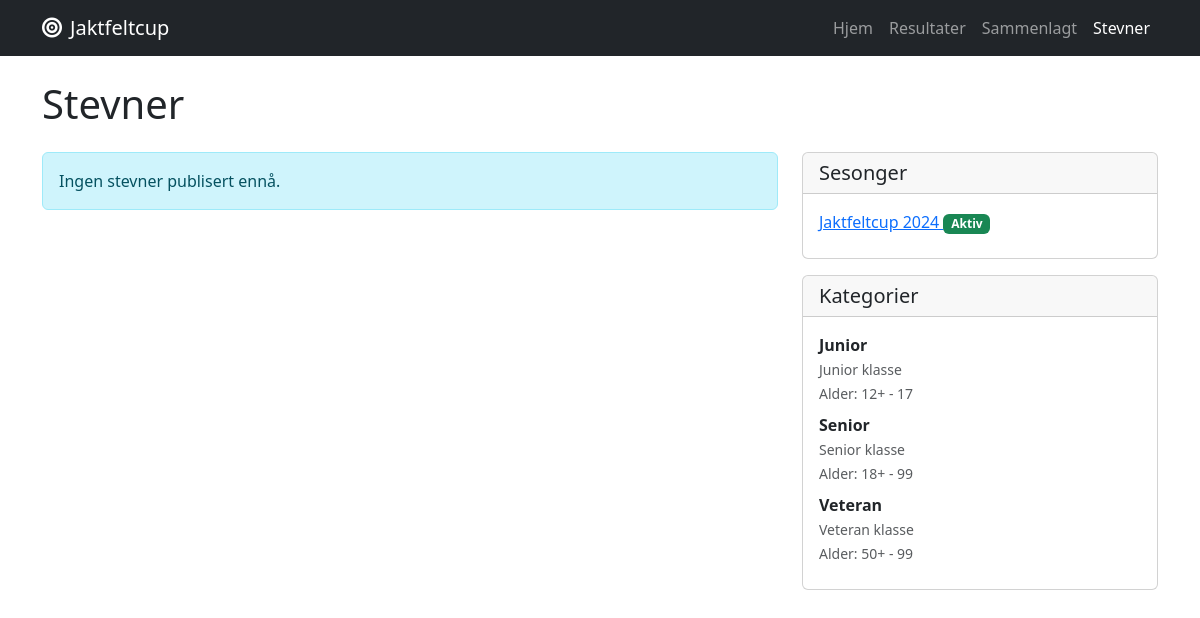
Page /competitions on the committed database.
### tables this page shows
CREATE TABLE seasons (
    id INT PRIMARY KEY AUTO_INCREMENT,
    name VARCHAR(100) NOT NULL,
    year YEAR NOT NULL,
    is_active BOOLEAN DEFAULT FALSE,
    start_date DATE,
    end_date DATE,
    created_at TIMESTAMP DEFAULT CURRENT_TIMESTAMP,
    UNIQUE KEY unique_year (year),
    INDEX idx_active (is_active)
);

CREATE TABLE categories (
    id INT PRIMARY KEY AUTO_INCREMENT,
    name VARCHAR(50) NOT NULL,
    description TEXT,
    min_age INT,
    max_age INT,
    weapon_type VARCHAR(50),
    is_active BOOLEAN DEFAULT TRUE,
    created_at TIMESTAMP DEFAULT CURRENT_TIMESTAMP,
    INDEX idx_active (is_active)
);

### config/config.php (called while the page is built, shortened)
<?php
$db_config = [
    'host' => 'localhost',
    'port' => 3306,
    'name' => 'jaktfeltcup',
    'user' => 'root',
    'password' => ''
];
$app_config = [
    'name' => 'Jaktfeltcup',
    'url' => 'http://localhost/jaktfeltcup',
    'base_url' => '/jaktfeltcup',
    'debug' => true,
    'session_lifetime' => 7200,
    'data_source' => 'json'
];
class Database {
    private $connection;
    private $config;
    public function __construct($config) {
        $this->config = $config;
    }
    private function connect() {
        $dsn = "mysql:host={$this->config['host']};port={$this->config['port']};dbname={$this->config['name']};charset=utf8mb4";
        try {
            $this->connection = new PDO($dsn, $this->config['user'], $this->config['password'], [
                PDO::ATTR_ERRMODE => PDO::ERRMODE_EXCEPTION,
                PDO::ATTR_DEFAULT_FETCH_MODE => PDO::FETCH_ASSOC,
                PDO::ATTR_EMULATE_PREPARES => false,
            ]);
        } catch (PDOException $e) {
            die("Database connection failed: " . $e->getMessage());
        }
    }
    public function query($sql, $params = []) {
        $stmt = $this->connection->prepare($sql);
        $stmt->execute($params);
        return $stmt->fetchAll();
    }
    public function queryOne($sql, $params = []) {
        $stmt = $this->connection->prepare($sql);
        $stmt->execute($params);
        $result = $stmt->fetch();
        return $result ?: null;
    }
}
$config = $db_config;
function base_url($path = '') {
    global $app_config;
    return $app_config['base_url'] . ($path ? '/' . ltrim($path, '/') : '');
}

### views/public/competitions.php (the view, shortened to what this page needs)
<!DOCTYPE html>
<html lang="no">
<head>
    <link href="https://cdn.jsdelivr.net/npm/bootstrap@5.3.0/dist/css/bootstrap.min.css" rel="stylesheet">
    <link href="https://cdnjs.cloudflare.com/ajax/libs/font-awesome/6.0.0/css/all.min.css" rel="stylesheet">
</head>
<body>
    <nav class="navbar navbar-expand-lg navbar-dark bg-dark">
        <div class="container">
            <a class="navbar-brand" href="<?= base_url() ?>">
                <i class="fas fa-bullseye me-2"></i>Jaktfeltcup
            </a>
            <div class="navbar-nav">
                <a class="nav-link" href="<?= base_url() ?>">Hjem</a>
                <a class="nav-link" href="<?= base_url('results') ?>">Resultater</a>
                <a class="nav-link" href="<?= base_url('standings') ?>">Sammenlagt</a>
                <a class="nav-link active" href="<?= base_url('competitions') ?>">Stevner</a>
            </div>
        </div>
    </nav>
    <div class="container mt-4">
        <h1 class="mb-4">Stevner</h1>
        <div class="row">
            <div class="col-md-8">
                <?php
                try {
                    $currentSeason = $database->queryOne("SELECT * FROM seasons WHERE is_active = 1 ORDER BY year DESC LIMIT 1");
                    $seasonId = $currentSeason ? $currentSeason['id'] : 1;
                    $competitions = $database->query(
                        "SELECT c.*, s.name as season_name,
                                COUNT(reg.id) as registered_count,
                                u.first_name, u.last_name
                         FROM competitions c
                         JOIN seasons s ON c.season_id = s.id
                         LEFT JOIN registrations reg ON c.id = reg.competition_id AND reg.status = 'confirmed'
                         LEFT JOIN users u ON c.organizer_id = u.id
                         WHERE s.id = ? AND c.is_published = 1
                         GROUP BY c.id
                         ORDER BY c.competition_date ASC",
                        [$seasonId]
                    );
                    if (empty($competitions)) {
                        echo '<div class="alert alert-info">Ingen stevner publisert ennå.</div>';
                    }
                } catch (Exception $e) {
                    echo '<div class="alert alert-info">';
                    echo '<h6>Database ikke satt opp ennå</h6>';
                    echo '<p>For å se stevner, må du først sette opp databasen:</p>';
                    echo '<a href="/jaktfeltcup/setup_database.php" class="btn btn-primary">Sett opp database</a>';
                    echo '</div>';
                }
                ?>
            </div>
            <div class="col-md-4">
                <div class="card">
                    <div class="card-header">
                        <h5 class="mb-0">Sesonger</h5>
                    </div>
                    <div class="card-body">
                        <?php
                        $seasons = $database->query("SELECT * FROM seasons ORDER BY year DESC");
                        foreach ($seasons as $season) {
                            echo '<a href="/competitions?season=' . $season['id'] . '" class="d-block mb-2">';
                            echo htmlspecialchars($season['name']);
                            if ($season['is_active']) {
                                echo ' <span class="badge bg-success">Aktiv</span>';
                            }
                            echo '</a>';
                        }
                        ?>
                    </div>
                </div>
                <div class="card mt-3">
                    <div class="card-header">
                        <h5 class="mb-0">Kategorier</h5>
                    </div>
                    <div class="card-body">
                        <?php
                        $categories = $database->query("SELECT * FROM categories WHERE is_active = 1 ORDER BY name");
                        foreach ($categories as $category) {
                            echo '<div class="mb-2">';
                            echo '<strong>' . htmlspecialchars($category['name']) . '</strong>';
                            if ($category['description']) {
                                echo '<br><small class="text-muted">' . htmlspecialchars($category['description']) . '</small>';
                            }
                            if ($category['min_age'] || $category['max_age']) {
                                echo '<br><small class="text-muted">Alder: ';
                                if ($category['min_age']) echo $category['min_age'] . '+';
                                if ($category['min_age'] && $category['max_age']) echo ' - ';
                                if ($category['max_age']) echo $category['max_age'];
                                echo '</small>';
                            }
                            echo '</div>';
                        }
                        ?>
                    </div>
                </div>
            </div>
        </div>
    </div>
</body>
</html>

### index.php (shortened to what this page needs)
<?php
require_once __DIR__ . '/config/config.php';
$database = new Database($config);
$request_uri = $_SERVER['REQUEST_URI'];
$path = parse_url($request_uri, PHP_URL_PATH);
switch ($path) {
    case '/competitions':
    case '/jaktfeltcup/competitions':
        include __DIR__ . '/views/public/competitions.php';
        break;
}

### rows in the picture
seasons: name "Jaktfeltcup 2024", is_active "Aktiv"
categories: name "Junior", description "Junior klasse", min_age "12", max_age "17"
categories: name "Senior", description "Senior klasse", min_age "18", max_age "99"
categories: name "Veteran", description "Veteran klasse", min_age "50", max_age "99"
